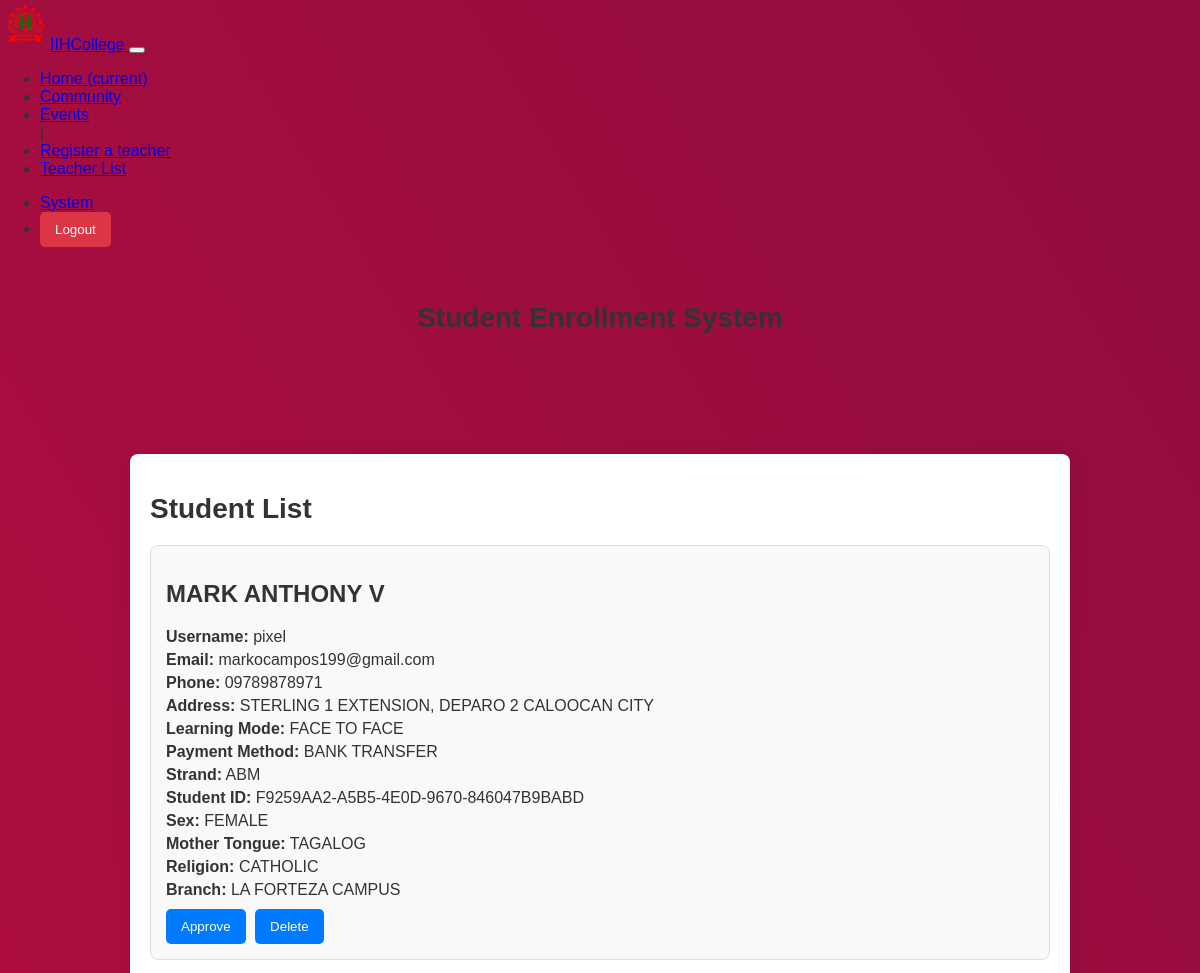
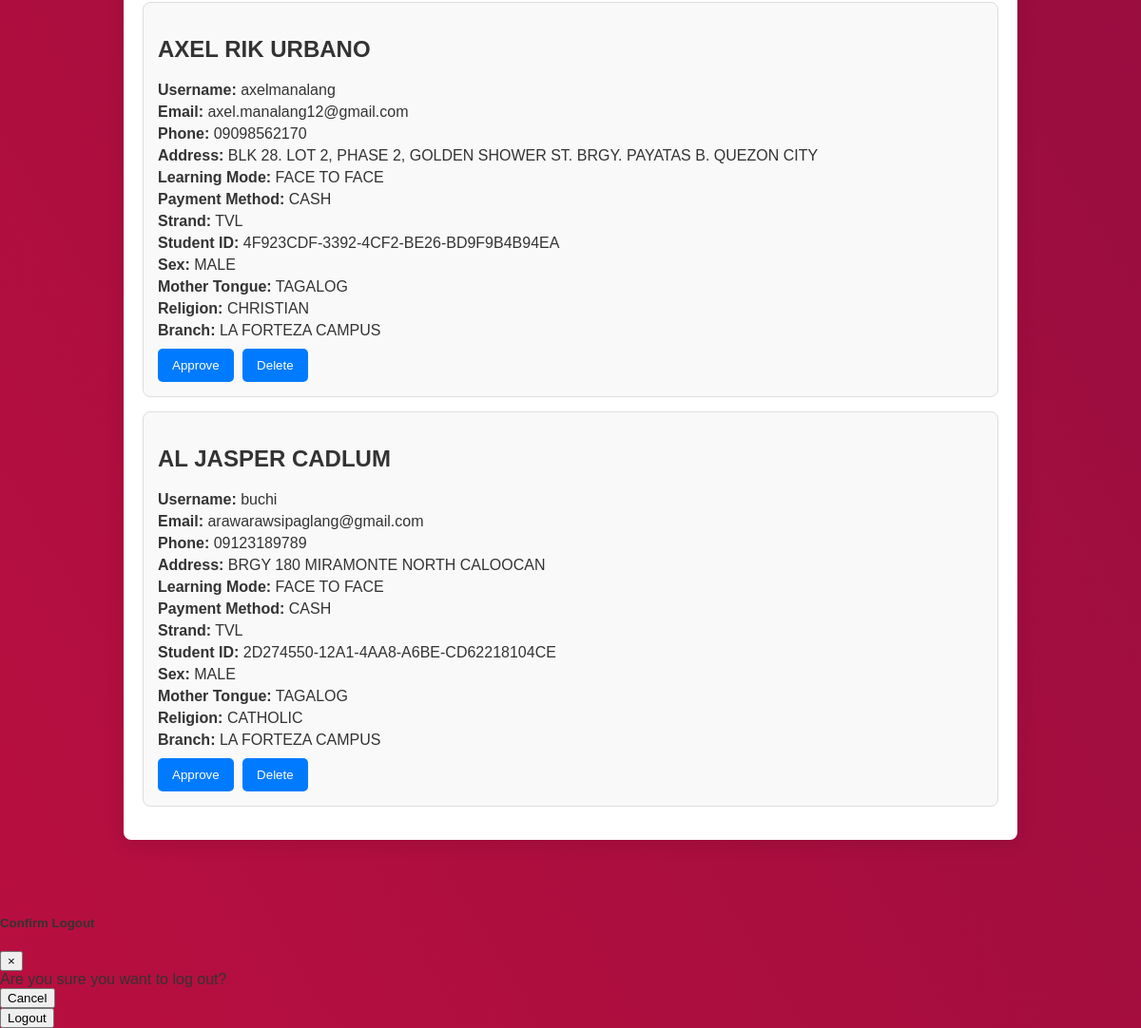
The app's page /students/ (signed in) with its own data (2 pictures, top to bottom).
### website_portal/models.py (models this page shows, shortened)
class Student(models.Model):
    user = models.OneToOneField(User, on_delete=models.CASCADE, related_name='student')
    student_id = models.UUIDField(default=uuid.uuid4, editable=False, primary_key=True)
    username = models.CharField(max_length=20, unique=True, verbose_name=_('Username'))
    first_name = models.CharField(max_length=20, verbose_name=_('First Name'))
    middle_name = models.CharField(max_length=20, blank=True, verbose_name=_('Middle Name'))
    last_name = models.CharField(max_length=20, verbose_name=_('Last Name'))
    address = models.CharField(max_length=100, verbose_name=_('Address'))
    phone = models.CharField(max_length=13, verbose_name=_('Phone Number'))
    email = models.EmailField(unique=True, verbose_name=_('Email'))
    password = models.CharField(max_length=128, verbose_name=_('Password'))  # Store hashed password
    emergency_contact_name = models.CharField(max_length=100, null=True, blank=True)
    emergency_contact_phone = models.CharField(max_length=15, null=True, blank=True)
    emergency_contact_relationship = models.CharField(max_length=50, null=True, blank=True)
    emergency_contact_email = models.EmailField(null=True, blank=True)
    SEX_CHOICES = [
        ('Male', _('Male')),
        ('Female', _('Female')),
        ('Other', _('Other')),
    ]
    sex = models.CharField(max_length=6, choices=SEX_CHOICES, verbose_name=_('Sex'))
    mother_tongue = models.CharField(max_length=30, verbose_name=_('Mother Tongue'))
    religion = models.CharField(max_length=30, verbose_name=_('Religion'))
    LEARNING_MODE_CHOICES = [
        ('Modular', _('Modular')),
        ('Face to face', _('Face to Face')),
        ('Online', _('Online')),
        ('Hybrid', _('Hybrid')),
    ]
    learning_mode = models.CharField(max_length=15, choices=LEARNING_MODE_CHOICES, verbose_name=_('Learning Mode'))
    PAYMENT_METHOD_CHOICES = [
        ('Cash', _('Cash')),
        ('Bank Transfer', _('Bank Transfer')),
        ('Mobile Wallet', _('Mobile Wallet')),
    ]
    payment_method = models.CharField(max_length=15, choices=PAYMENT_METHOD_CHOICES, verbose_name=_('Payment Method'))
    STRAND_CHOICES = [
        ('STEM', _('STEM')),
        ('ABM', _('ABM')),
        ('HUMSS', _('HUMSS')),
        ('GAS', _('GAS')),
        ('TVL', _('TVL')),
    ]
    strand = models.CharField(max_length=5, choices=STRAND_CHOICES, verbose_name=_('Strand'))
    TVL_SPECIFICS = [
        ('HE - Cookery', _('HE - Cookery')),
        ('HE - Tourism', _('HE - Tourism')),
        ('ICT', _('ICT')),
    ]
    tvl_specifics = models.CharField(max_length=15, choices=TVL_SPECIFICS, blank=True, null=True, verbose_name=('Specifics'))
    BRANCH_CHOICES = [
        ('La Forteza Campus', _('IIH COLLEGE - La Forteza Campus')),
        ('Zabarte Fairview Campus', _('IIH COLLEGE - Zabarte Fairview Campus')),
        ('Novaliches Campus', _('IIH COLLEGE - Novaliches Campus')),
        ('Brixton Camarin Campus', _('IIH COLLEGE - Brixton Camarin Campus')),
    ]
    branch = models.CharField(max_length=50, choices=BRANCH_CHOICES, verbose_name=_('Branch'))
    created_at = models.DateTimeField(auto_now_add=True, verbose_name=_('Created At'))
    updated_at = models.DateTimeField(auto_now=True, verbose_name=_('Updated At'))
    class Meta:
        verbose_name = _('Student')
        verbose_name_plural = _('Students')

### website_portal/views.py (the view)
# urls.py: path('students/', views.student_list, name='student_list'),
@login_required
def student_list(request):
    if not request.user.is_superuser:
        return redirect('access_denied')
    students = Student.objects.all()  # Fetch all students
    return render(request, 'core/teacher/student_list.html', {'students': students})

### website_portal/templates/core/teacher/student_list.html (shortened to what this page needs)
{% load static %}
<!DOCTYPE html>
<html lang="en">
<head>
    <link rel="stylesheet" href="{% static 'website_portal/css/styles.css' %}">
</head>
<body>
    {% include 'support-files/header.html' %}
    <header>
        <h1>Student Enrollment System</h1>
    </header>
    <main>
        <h1>Student List</h1>
        {% if students %}
        {% for student in students %}
            <div class="student-card">
                <h2>{{ student.surname|upper }} {{ student.first_name|upper }} {{ student.middle_name|upper }}</h2>
                <div class="student-info"><strong>Username:</strong> {{ student.username }}</div>
                <div class="student-info"><strong>Email:</strong> {{ student.email }}</div>
                <div class="student-info"><strong>Phone:</strong> {{ student.phone|upper }}</div>
                <div class="student-info"><strong>Address:</strong> {{ student.address|upper }}</div>
                <div class="student-info"><strong>Learning Mode:</strong> {{ student.learning_mode|upper }}</div>
                <div class="student-info"><strong>Payment Method:</strong> {{ student.payment_method|upper }}</div>
                <div class="student-info"><strong>Strand:</strong> {{ student.strand|upper }}</div>
                <div class="student-info"><strong>Student ID:</strong> {{ student.student_id|upper }}</div>
                <div class="student-info"><strong>Sex:</strong> {{ student.sex|upper }}</div>
                <div class="student-info"><strong>Mother Tongue:</strong> {{ student.mother_tongue|upper }}</div>
                <div class="student-info"><strong>Religion:</strong> {{ student.religion|upper }}</div>
                <div class="student-info"><strong>Branch:</strong> {{ student.branch|upper }}</div>
                <div class="button-container">
                    <form action="{% url 'approve_student' student.student_id %}" method="POST" style="display:inline;">
                        <button type="submit" class="button">Approve</button>
                    </form>
                    <form action="{% url 'delete_student' student.student_id %}" method="POST" style="display:inline;" onsubmit="confirmDelete(event, this);">
                        <button type="submit" class="button">Delete</button>
                    </form>
                </div>
            </div>
        {% endfor %}
    {% else %}
        <p class="no-students">No students enrolled yet.</p>
    {% endif %}
    </main>
    {% include 'support-files/logout-function.html' %}
</body>
</html>

### static/website_portal/css/styles.css (style rules this page uses)
body { font-family: 'Roboto', sans-serif; }

### website_portal/templates/core/teacher/student_list.html (style rules this page uses)
body { font-family: 'Arial', sans-serif; background: #b80f3f; background: -webkit-linear-gradient(59deg, #b80f3f 0%, #900c3f 100%); background: linear-gradient(59deg, #b80f3f 0%, #900c3f 100%); margin: 0; padding: 0; color: #333; }
header { background: transparent; color: white; padding: 20px; text-align: center; }
main { max-width: 900px; margin: 10vh auto; padding: 20px; background: white; border-radius: 8px; box-shadow: 0 4px 20px rgba(0, 0, 0, 0.1); }
h1 { color: #333; margin-bottom: 20px; font-size: 28px; }
.student-card { background: #f9f9f9; border: 1px solid #ddd; border-radius: 8px; padding: 15px; margin-bottom: 15px; transition: transform 0.2s, box-shadow 0.2s; }
.student-info { margin: 5px 0; }
.button-container { margin-top: 10px; }
.button { background-color: #007BFF; color: white; border: none; border-radius: 5px; padding: 10px 15px; cursor: pointer; text-decoration: none; margin-right: 5px; transition: background-color 0.3s, transform 0.2s; }

### records on screen
Student: first_name "MARK ANTHONY", middle_name "V", username "pixel", email "markocampos199@gmail.com", phone "09789878971", address "STERLING 1 EXTENSION, DEPARO 2 CALOOCAN CITY", learning_mode "FACE TO FACE", payment_method "BANK TRANSFER", strand "ABM", student_id "F9259AA2-A5B5-4E0D-9670-846047B9BABD", sex "FEMALE", mother_tongue "TAGALOG", religion "CATHOLIC", branch "LA FORTEZA CAMPUS"
Student: first_name "AXEL RIK", middle_name "URBANO", username "axelmanalang", email "axel.manalang12@gmail.com", phone "09098562170", address "BLK 28. LOT 2, PHASE 2, GOLDEN SHOWER ST. BRGY. PAYATAS B. QUEZON CITY", learning_mode "FACE TO FACE", payment_method "CASH", strand "TVL", student_id "4F923CDF-3392-4CF2-BE26-BD9F9B4B94EA", sex "MALE", mother_tongue "TAGALOG", religion "CHRISTIAN", branch "LA FORTEZA CAMPUS"
Student: first_name "AL JASPER", middle_name "CADLUM", username "buchi", email "arawarawsipaglang@gmail.com", phone "09123189789", address "BRGY 180 MIRAMONTE NORTH CALOOCAN", learning_mode "FACE TO FACE", payment_method "CASH", strand "TVL", student_id "2D274550-12A1-4AA8-A6BE-CD62218104CE", sex "MALE", mother_tongue "TAGALOG", religion "CATHOLIC", branch "LA FORTEZA CAMPUS"
